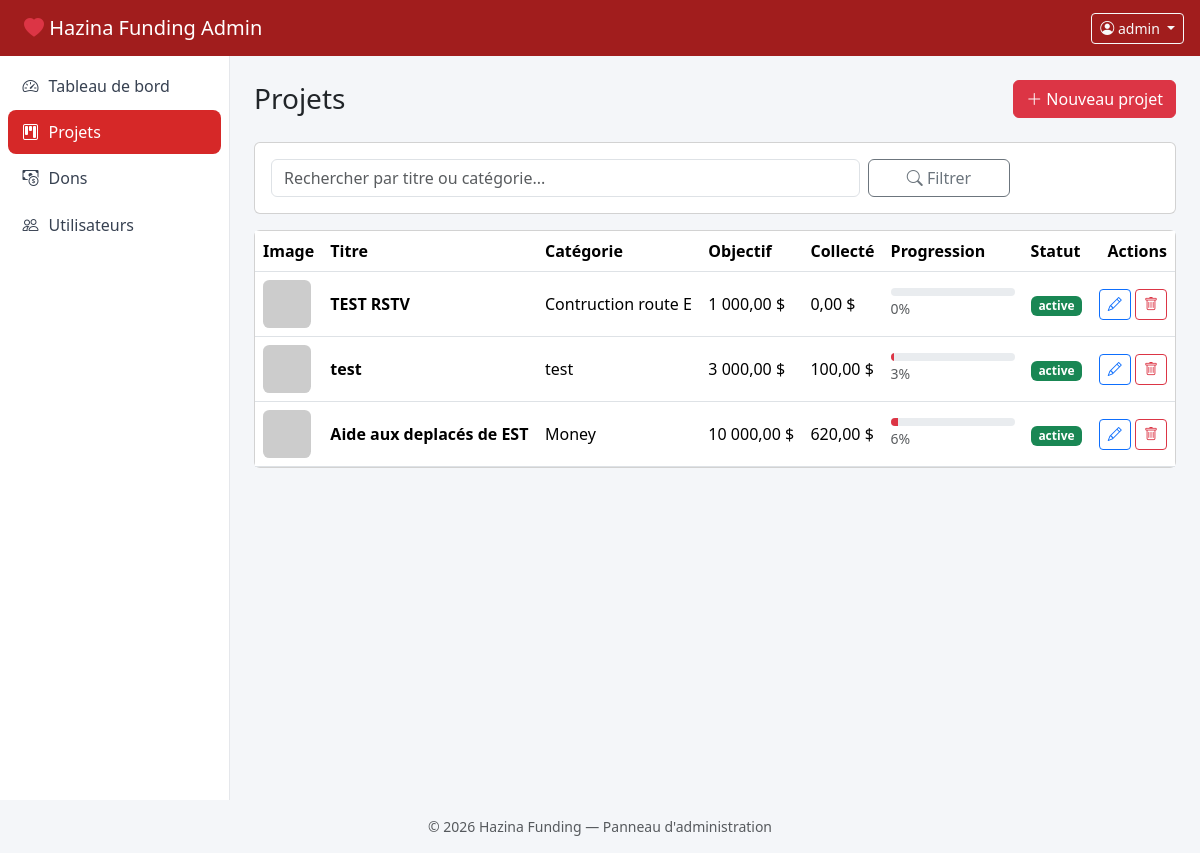
Page /projects/index.php (signed in) on the committed database.
### tables this page shows
CREATE TABLE `projects` (
  `id` int(11) NOT NULL,
  `title` varchar(200) NOT NULL,
  `description` text NOT NULL,
  `goal_amount` decimal(10,2) NOT NULL DEFAULT 0.00,
  `raised_amount` decimal(10,2) NOT NULL DEFAULT 0.00,
  `image` varchar(255) DEFAULT NULL,
  `category` varchar(100) DEFAULT NULL,
  `status` enum('active','inactive','completed') DEFAULT 'active',
  `created_at` timestamp NOT NULL DEFAULT current_timestamp(),
  `updated_at` timestamp NOT NULL DEFAULT current_timestamp() ON UPDATE current_timestamp()
);

### includes/functions.php (called while the page is built, shortened)
<?php
function e(?string $value): string
{
    return htmlspecialchars($value ?? '', ENT_QUOTES, 'UTF-8');
}
function money(float $amount): string
{
    return number_format($amount, 2, ',', ' ') . ' $';
}

### projects/index.php (the view, shortened to what this page needs)
<?php
require_once __DIR__ . '/../includes/functions.php';
$pdo = getPDO();
$search = trim($_GET['q'] ?? '');
$page = max(1, (int)($_GET['page'] ?? 1));
$perPage = 10;
$offset = ($page - 1) * $perPage;
$where = '';
$stmt = $pdo->prepare("SELECT * FROM projects $where ORDER BY created_at DESC LIMIT :limit OFFSET :offset");
$stmt->bindValue(':limit', $perPage, PDO::PARAM_INT);
$stmt->bindValue(':offset', $offset, PDO::PARAM_INT);
$stmt->execute();
$projects = $stmt->fetchAll();
require_once __DIR__ . '/../includes/header.php';
?>
<div class="d-flex flex-wrap justify-content-between align-items-center mb-4 gap-2">
  <h3 class="mb-0">Projets</h3>
  <a href="create.php" class="btn btn-danger"><i class="bi bi-plus-lg"></i> Nouveau projet</a>
</div>
<div class="card mb-3">
  <div class="card-body">
    <form class="row g-2" method="get">
      <div class="col-md-8">
        <input type="text" name="q" class="form-control" placeholder="Rechercher par titre ou catégorie..." value="<?= e($search) ?>">
      </div>
      <div class="col-md-2">
        <button class="btn btn-outline-secondary w-100"><i class="bi bi-search"></i> Filtrer</button>
      </div>
    </form>
  </div>
</div>
<div class="card">
  <div class="table-responsive">
    <table class="table align-middle mb-0">
      <thead>
        <tr>
          <th>Image</th>
          <th>Titre</th>
          <th>Catégorie</th>
          <th>Objectif</th>
          <th>Collecté</th>
          <th>Progression</th>
          <th>Statut</th>
          <th class="text-end">Actions</th>
        </tr>
      </thead>
      <tbody>
      <?php foreach ($projects as $p):
        $pct = $p['goal_amount'] > 0 ? min(100, round($p['raised_amount'] / $p['goal_amount'] * 100)) : 0;
        $imgSrc = $p['image'] ? '../' . ltrim($p['image'], '/') : null;
      ?>
        <tr>
          <td>
            <?php if ($imgSrc): ?>
              <img src="<?= e($imgSrc) ?>" class="thumb" alt="" onerror="this.onerror=null;this.src='https://placehold.co/48x48?text=%20';">
            <?php else: ?>
              <div class="thumb bg-light d-flex align-items-center justify-content-center"><i class="bi bi-image text-muted"></i></div>
            <?php endif; ?>
          </td>
          <td class="fw-semibold"><?= e($p['title']) ?></td>
          <td><?= e($p['category']) ?></td>
          <td><?= money((float)$p['goal_amount']) ?></td>
          <td><?= money((float)$p['raised_amount']) ?></td>
          <td style="width:140px;">
            <div class="progress"><div class="progress-bar bg-danger" style="width: <?= $pct ?>%"></div></div>
            <small class="text-muted"><?= $pct ?>%</small>
          </td>
          <td>
            <span class="badge text-bg-<?= $p['status'] === 'active' ? 'success' : ($p['status'] === 'completed' ? 'primary' : 'secondary') ?>">
              <?= e($p['status']) ?>
            </span>
          </td>
          <td class="text-end">
            <a href="edit.php?id=<?= (int)$p['id'] ?>" class="btn btn-sm btn-outline-primary"><i class="bi bi-pencil"></i></a>
            <a href="delete.php?id=<?= (int)$p['id'] ?>" class="btn btn-sm btn-outline-danger"
               onclick="return confirm('Supprimer ce projet ainsi que tous ses dons, images et vidéo ?');">
               <i class="bi bi-trash"></i>
            </a>
          </td>
        </tr>
      <?php endforeach; ?>
      </tbody>
    </table>
  </div>
</div>
<?php require_once __DIR__ . '/../includes/footer.php'; ?>

### assets/css/style.css (style rules this page uses)
:root { --brand: #d62828; --brand-dark: #a11d1d; --sidebar-w: 230px; }
body { background-color: #f4f6f9; font-family: 'Segoe UI', system-ui, -apple-system, sans-serif; }
.table thead { background-color: #f8f9fa; }
.thumb { width: 48px; height: 48px; object-fit: cover; border-radius: .4rem; }
.progress { height: 8px; }

### rows in the picture
projects: title "TEST RSTV", category "Contruction route E", goal_amount "1 000,00 $", raised_amount "0,00 $", pct "0", status "active"
projects: title "test", category "test", goal_amount "3 000,00 $", raised_amount "100,00 $", pct "3", status "active"
projects: title "Aide aux deplacés de EST", category "Money", goal_amount "10 000,00 $", raised_amount "620,00 $", pct "6", status "active"

### other values in the picture
$_SESSION['admin_username'] "admin"
